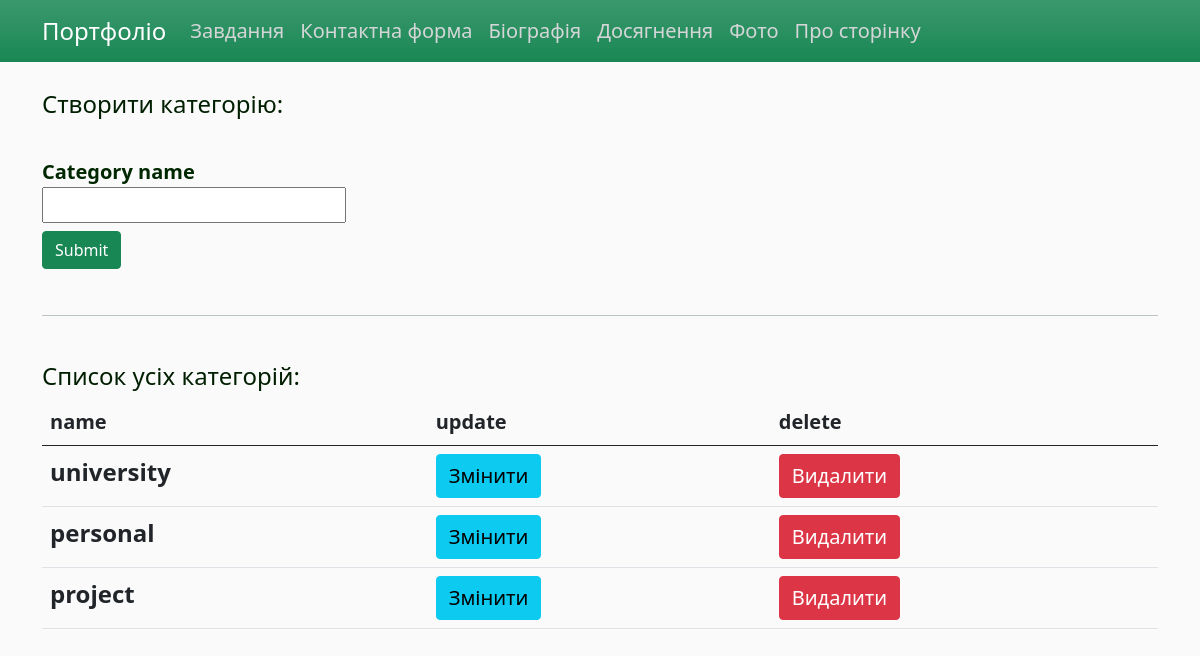
Page /category on the earlier database version.
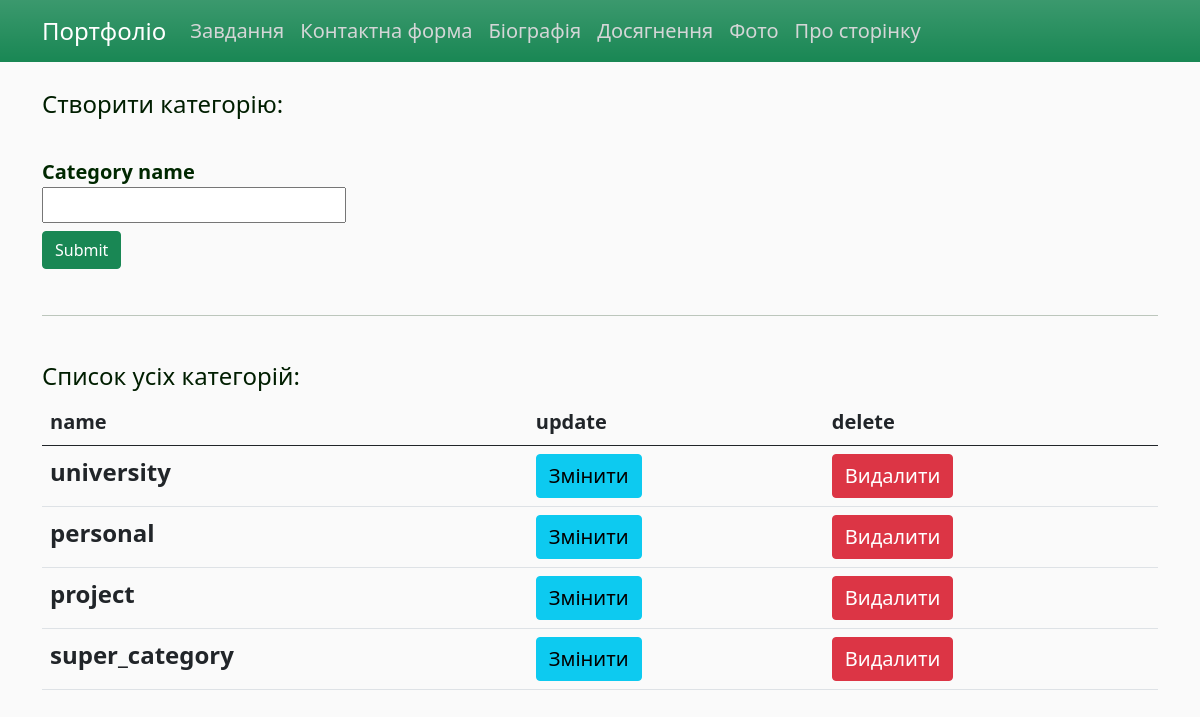
Same page on the later database version.
### app/models.py (models this page shows, shortened)
class Category(db.Model):
    id = db.Column(db.Integer, primary_key=True)
    name = db.Column(db.String(255), nullable=False, unique=True)
    tasks = db.relationship('Task', backref='categor', lazy='dynamic')

### app/views.py (the view, shortened to what this page needs)
@app.route("/category", methods=['POST', 'GET'])
def category():
    print("category")
    all_categories = Category.query.all()
    form = CategoryForm()
    return render_template('category.html', title='Категорії', form=form, all_categories=all_categories)

### app/forms.py
class CategoryForm(FlaskForm):
    name = StringField('Category name', validators=[DataRequired()])
    submit = SubmitField('Submit')

### app/templates/category.html (shortened to what this page needs)
{% extends "layout.html" %}
{% block content %}
    {% from "_render_field.html" import render_field %}
    <h4>Cтворити категорію:</h4>
    <br>
    <form action="{{ url_for('category') }}" method="POST">
        {{ render_field(form.name) }}
        {{ form.submit(class="btn btn-success") }}
    </form>
    <br><hr><br>
    <h4>Cписок усіх категорій:</h4>
    <table class="table table-hover">
      <thead>
        <tr>
          <th scope="col">name</th>
          <th scope="col">update</th>
          <th scope="col">delete</th>
        </tr>
      </thead>
      <tbody>
        {% for categ in all_categories %}
            <tr>
                <th> <b class="fs-4">{{ categ.name }}</b> </th>
                <td> <a href="{{url_for('category_update', id=categ.id)}}" class="btn btn-info fs-5"> Змінити </a> </td>
                <td> <a href="{{url_for('category_delete', id=categ.id)}}" class="btn btn-danger fs-5"> Видалити </a> </td>
            </tr>
        {% endfor %}
      </tbody>
    </table>
{% endblock content %}

Differences in the rows shown:
added Category: name "super_category"
